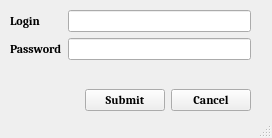
<?xml version="1.0" encoding="UTF-8"?>
<ui version="4.0">
 <class>AuthWindow</class>
 <widget class="QMainWindow" name="AuthWindow">
  <property name="geometry">
   <rect>
    <x>0</x>
    <y>0</y>
    <width>272</width>
    <height>138</height>
   </rect>
  </property>
  <property name="font">
   <font>
    <family>Cambria</family>
    <pointsize>9</pointsize>
    <weight>75</weight>
    <bold>true</bold>
   </font>
  </property>
  <property name="windowTitle">
   <string>MainWindow</string>
  </property>
  <property name="documentMode">
   <bool>false</bool>
  </property>
  <widget class="QWidget" name="centralwidget">
   <widget class="QWidget" name="formLayoutWidget">
    <property name="geometry">
     <rect>
      <x>10</x>
      <y>10</y>
      <width>241</width>
      <height>65</height>
     </rect>
    </property>
    <layout class="QFormLayout" name="formLayout">
     <item row="0" column="0">
      <widget class="QLabel" name="label">
       <property name="text">
        <string>Login</string>
       </property>
      </widget>
     </item>
     <item row="1" column="0">
      <widget class="QLabel" name="label_2">
       <property name="text">
        <string>Password</string>
       </property>
      </widget>
     </item>
     <item row="0" column="1">
      <widget class="QLineEdit" name="lineEditLogin"/>
     </item>
     <item row="1" column="1">
      <widget class="QLineEdit" name="lineEditPassword">
       <property name="echoMode">
        <enum>QLineEdit::Password</enum>
       </property>
      </widget>
     </item>
    </layout>
   </widget>
   <widget class="QWidget" name="gridLayoutWidget">
    <property name="geometry">
     <rect>
      <x>10</x>
      <y>80</y>
      <width>241</width>
      <height>41</height>
     </rect>
    </property>
    <layout class="QGridLayout" name="gridLayout">
     <item row="0" column="0">
      <spacer name="horizontalSpacer">
       <property name="orientation">
        <enum>Qt::Horizontal</enum>
       </property>
       <property name="sizeHint" stdset="0">
        <size>
         <width>40</width>
         <height>20</height>
        </size>
       </property>
      </spacer>
     </item>
     <item row="0" column="2">
      <widget class="QPushButton" name="pushButtonCancel">
       <property name="text">
        <string>Cancel</string>
       </property>
      </widget>
     </item>
     <item row="0" column="1">
      <widget class="QPushButton" name="pushButtonSubmit">
       <property name="text">
        <string>Submit</string>
       </property>
      </widget>
     </item>
    </layout>
   </widget>
  </widget>
  <widget class="QMenuBar" name="menubar">
   <property name="geometry">
    <rect>
     <x>0</x>
     <y>0</y>
     <width>272</width>
     <height>22</height>
    </rect>
   </property>
  </widget>
  <widget class="QStatusBar" name="statusbar"/>
 </widget>
 <resources/>
 <connections/>
</ui>
